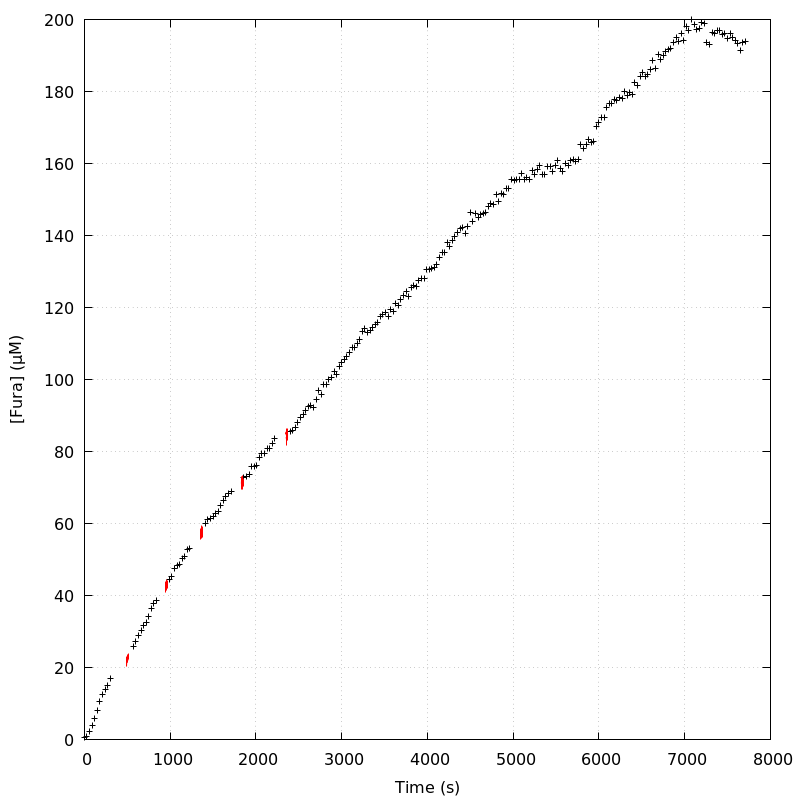

Generate this figure with gnuplot:
unset key
set grid
set ylabel '[Fura] (µM)'
set xlabel 'Time (s)'
plot 'DA_130619_E6_aba_loading_curve' index 0 using 1:2 linecolor rgb 'black',\
'' index 1 using 1:2 with lines linecolor rgb 'red',\
'' index 2 using 1:2 with lines linecolor rgb 'red',\
'' index 3 using 1:2 with lines linecolor rgb 'red',\
'' index 4 using 1:2 with lines linecolor rgb 'red',\
'' index 5 using 1:2 with lines linecolor rgb 'red',\
